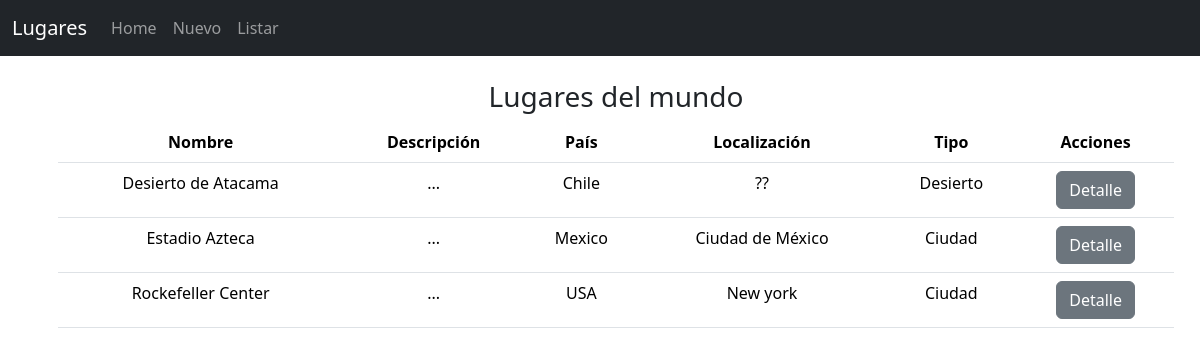
The app's page /listar/ with its own data.
### lugares/models.py (models this page shows, shortened)
class Lugar(models.Model):
    tipos = (('Desierto', 'Desierto'), ('Montaña', 'Montaña'), ('Playa', 'Playa'), ('Bosque', 'Bosque'), ('Ciudad', 'Ciudad'))
    nombre = models.CharField(max_length=100)
    descripcion = models.TextField()
    pais = models.CharField(max_length=100)
    localizacion = models.CharField(max_length=100)
    tipo = models.CharField(max_length=100, choices=tipos)
    imagen = models.ImageField(upload_to='lugares', null=True, blank=True)
    class Meta:
        db_table = 'lugares'
        ordering = ['nombre']

### lugares/views.py (the view)
# urls.py: path('listar/', view=views.ListaLugaresView.as_view(), name='listar_lugares'),
class ListaLugaresView(ListView):
    model = Lugar
    template_name = 'listar_lugares.html'
    context_object_name = 'lugares'

### lugares/templates/listar_lugares.html (shortened to what this page needs)
{% extends 'base.html' %}
{% load static %}
{% block content %}
    <div class="container">
        <div class="row">
            <div class="col-md-12 text-center">
                <br>
                <h3>Lugares del mundo</h3>
                <table class="table">
                    <tr>
                        <th>Nombre</th>
                        <th>Descripción</th>
                        <th>País</th>
                        <th>Localización</th>
                        <th>Tipo</th>
                        <th>Acciones</th>
                    </tr>
                        {% for lugar in lugares %}
                            <tr>
                                <td>{{ lugar.nombre }}</td>
                                <td>{{ lugar.descripcion }}</td>
                                <td>{{ lugar.pais }}</td>
                                <td>{{ lugar.localizacion }}</td>
                                <td>{{ lugar.tipo }}</td>
                                <td><a href="{% url 'detalle_lugar' lugar.id %}" class="btn btn-secondary">Detalle</a></td>
                            </tr>
                        {% endfor %}
                </table>
            </div>
        </div>
    </div>
{% endblock %}

### lugares/templates/base.html (shortened to what this page needs)
{% load static %}
<!DOCTYPE html>
<html>
<head>
  {% load bootstrap5 %}
  {% bootstrap_css %}
</head>
<body>
    <nav class="navbar navbar-expand-lg bg-dark navbar-dark">
        <div class="container-fluid">
          <a class="navbar-brand" href="#">Lugares</a>
          <div class="collapse navbar-collapse" id="navbarNav">
            <ul class="navbar-nav">
              <li class="nav-item">
                <a class="nav-link" href="{% url 'index' %}">Home</a>
              </li>
              <li class="nav-item">
                <a class="nav-link" href="{% url 'nuevo_lugar' %}">Nuevo</a>
              </li>
              <li class="nav-item">
                <a class="nav-link" href="{% url 'listar_lugares' %}">Listar</a>
              </li>
            </ul>
          </div>
        </div>
      </nav>
    <ul>
    {% block content %}
    {% endblock %}
</body>

### records on screen
Lugar: nombre "Desierto de Atacama", descripcion "...", pais "Chile", localizacion "??", tipo "Desierto"
Lugar: nombre "Estadio Azteca", descripcion "...", pais "Mexico", localizacion "Ciudad de México", tipo "Ciudad"
Lugar: nombre "Rockefeller Center", descripcion "...", pais "USA", localizacion "New york", tipo "Ciudad"
